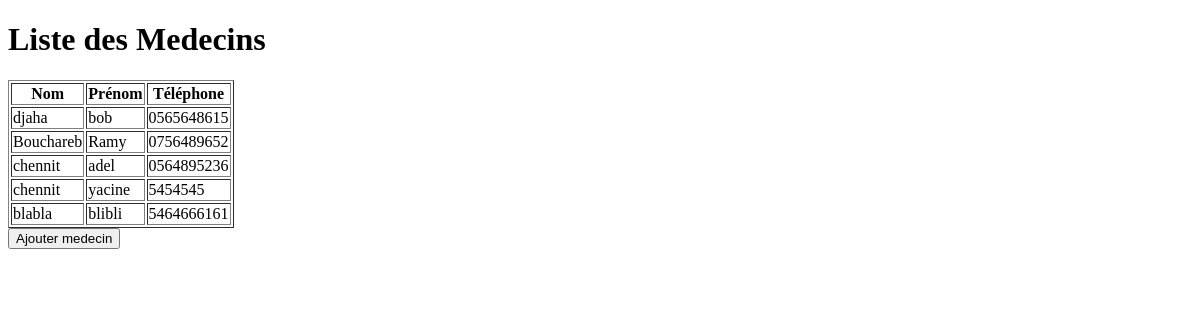
The app's page /liste_medecins/, older data.
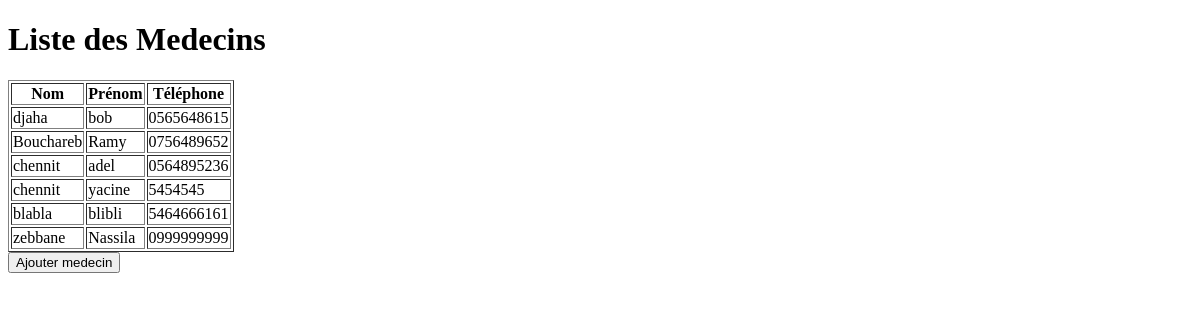
The same page, newer data.
### app1/models.py (models this page shows)
class Medecin(models.Model) :
    Num_M = models.AutoField(primary_key=True)
    Nom_M = models.CharField(max_length = 50)
    Prenom_M = models.CharField(max_length = 50)
    Telephone_M = models.CharField(max_length = 10, help_text = 'Entrez un numero de telephone valable svp')

### app1/views.py (the view)
# urls.py: path('liste_medecins/',liste_medecins, name='liste_medecins'),
def liste_medecins(request):
    medecins = Medecin.objects.all()
    return render(request, 'liste_medecins.html', {'medecins': medecins})

### app1/templates/liste_medecins.html (shortened to what this page needs)
<!DOCTYPE html>
<html lang="en">
<head>
</head>
<body>
    <h1>Liste des Medecins</h1>
<table border="1">
    <thead>
        <tr>
            <th>Nom</th>
            <th>Prénom</th>
            <th>Téléphone</th>
        </tr>
    </thead>
    <tbody>
        {% for medecin in medecins %}
            <tr>
                <td>{{ medecin.Nom_M }}</td>
                <td>{{ medecin.Prenom_M }}</td>
                <td>{{ medecin.Telephone_M }}</td>
            </tr>
        {% endfor %}
    </tbody>
</table>
<a href="{% url 'ajouter_medecin' %}"><button>Ajouter medecin</button></a>
</body>
</html>

Row changes from the older to the newer data that the page shows:
added Medecin: Nom_M "zebbane", Prenom_M "Nassila", Telephone_M "0999999999"
